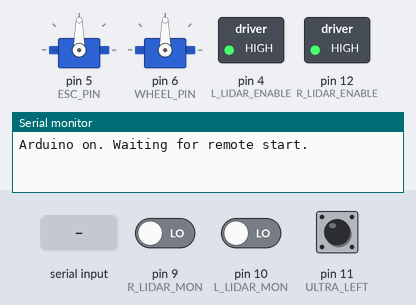
A sketch run on a simulated Arduino Uno, built with avr-gcc and run on an emulated ATmega328P. Shown: 2 × servo, switched loads named in the sketch (green lamp = pin HIGH), the last lines printed to the serial monitor. Inputs (shaded band) come from the test bench; at power-on: pin 9 (R_LIDAR_MON) LOW, pin 10 (L_LIDAR_MON) LOW, pin 11 (ULTRA_LEFT) LOW.

Above: at 1.5 s.
1.6 s: "<1>" received over the second serial link
3.6 s: "<Q>" received over the second serial link
At 6.3 s:
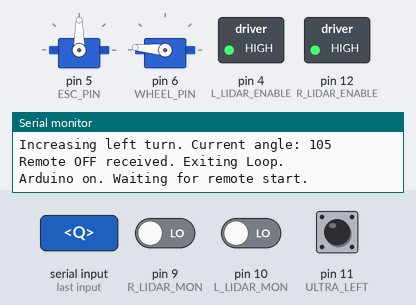
6.6 s: "1\n" received over the second serial link
9.6 s: "Q\n" received over the second serial link
At 10.19 s:
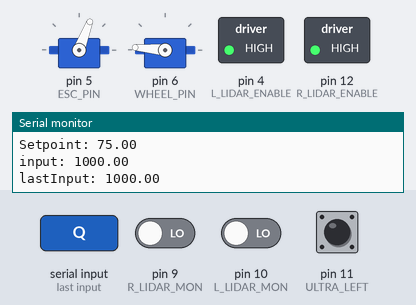
Timing chart, 0 to 12.6 s (numbered marks = the images above; inputs shaded):
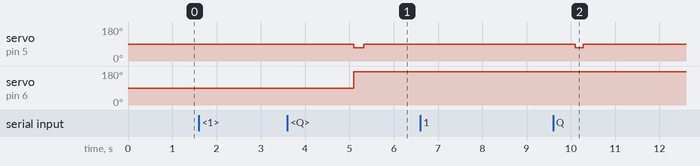

The sketch:

main_pid_controller.ino
```cpp
// Libraries
#include <SoftwareSerial.h>
#include <Servo.h>

// Servo pins
#define ESC_PIN 5
#define WHEEL_PIN 6

// Lidar pins
#define L_LIDAR_TRIG 13
#define L_LIDAR_MON 10
#define L_LIDAR_ENABLE 4
#define R_LIDAR_TRIG 8
#define R_LIDAR_MON 9
#define R_LIDAR_ENABLE 12

// Ultrasonic pins
#define ULTRA_LEFT 11
#define ULTRA_RIGHT 7 // 7

////////////////////////////////////////////////////////////////////////////////////////////////////////////////
//  GLOBAL VARS    GLOBAL VARS    GLOBAL VARS    GLOBAL VARS    GLOBAL VARS    GLOBAL VARS    GLOBAL VARS
////////////////////////////////////////////////////////////////////////////////////////////////////////////////

// Set these
//const double minHallWidthInFt = 0;  // 5
//const int padding = 50;

// Remote
SoftwareSerial XBee(2,3); // RX, TX
int Start = 0;

// Servo global variables
Servo wheels;
Servo esc;

// Lidar readings
unsigned long lidar_L, lidar_R;
double leftDistance, rightDistance;

// Ultrasonic global variables
int objectDetected = 0;

// PID global variables
unsigned long lastTime;
double input, output, setpoint;
double error, errSum, lastInput;
double kp, ki, kd;
int sampleTime = 10; // 20ms    (check lidar maximum sample time)

// Movement
int minHallWidth;
int sign;
int Angle;
int Speed;
int elevator = 0;

// corner variables
int cornerBins[4] = {1, 6, 11, 18};
int binNum = 0;

// Manual controls
int driveMode = 0; // 0 for autonomous, 1 for manual (toggled with manualToggle)
int stopToggle = 0; // 0 for stopped, 1 for not stopped
int manualSpeed = 90;
int manualAngle = 90;
const char manualToggle = 'T';
const char manualIncreaseSpeed = 'U';
const char manualDecreaseSpeed = 'D'; // also works to reverse
const char manualLeftTurn = '<';
const char manualRightTurn = '>';
const char manualCenter = 'C';
const char manualStopToggle = 'S';


int turnCount = 0;


////////////////////////////////////////////////////////////////////////////////////////////////////////////////
//  PRINT    PRINT    PRINT    PRINT    PRINT    PRINT    PRINT    PRINT    PRINT    PRINT    PRINT    PRINT
////////////////////////////////////////////////////////////////////////////////////////////////////////////////

void Print() {
  // Lidars
  Serial.print("Left: ");
  Serial.print(leftDistance);
  Serial.print("cm       ");
  Serial.print("Right: ");
  Serial.print(rightDistance);
  Serial.println("cm");
  // PID
  Serial.print("turnCount: ");
  Serial.println(turnCount);
  Serial.print("Setpoint: ");
  Serial.println(setpoint);
  Serial.print("input: ");
  Serial.println(input);
  Serial.print("lastInput: ");
  Serial.println(lastInput);
  Serial.print("error: ");
  Serial.println(error);
  Serial.print("errSum: ");
  Serial.println(errSum);
  Serial.print("output: ");
  Serial.println(output);
  Serial.print("sign: ");
  Serial.println(sign);
  // Set values
  Serial.print("Speed: ");
  Serial.println(Speed);
  Serial.print("Angle: ");
  Serial.println(Angle);
  if (Angle < 90)
    Serial.println("RIGHT turn");
  else
    Serial.println("LEFT turn");
  Serial.println("\n");
}

////////////////////////////////////////////////////////////////////////////////////////////////////////////////
//  AUXILIARY FUNCTIONS    AUXILIARY FUNCTIONS    AUXILIARY FUNCTIONS    AUXILIARY FUNCTIONS
////////////////////////////////////////////////////////////////////////////////////////////////////////////////

/*
void SetHall()
{
  if (minHallWidthInFt != 0)
   minHallWidth = int(minHallWidthInFt / 0.032808);
  else if (minHallWidthInFt == 0){
    Serial.println("Looking at lidar distances to determine hall width.");
    PollLidars();
    Serial.print("Left: ");
    Serial.print(leftDistance);
    Serial.print("cm       ");
    Serial.print("Right: ");
    Serial.print(rightDistance);
    Serial.println("cm");
    Serial.println((leftDistance + rightDistance + 5) / 2);

    minHallWidth = (leftDistance + rightDistance + 5) / 2;
    // hardcode for now
    minHallWidth = 87;
  }
  else
    Serial.println("\nDEBUG\n");
}

void signMultiplier()
{
    char m = minSide();
    if (m == 'L')
      sign = -1;
    else
      sign = 1;
}

char minSide()
{
  if (leftDistance < rightDistance)
    return 'L';
   else
    return 'R';
}

int farWalls()
{
  if ((leftDistance > 200) && (rightDistance > 200))
    return 3;
  else if ((leftDistance > 150) && (rightDistance > 150))
    return 2;
  else if ((leftDistance > 100) && (rightDistance > 100))
    return 1;
  else
    return 0;
}


bool all_are(char* i_begin, size_t sz, char x)
{
  for (int i = 0; i < queueSize; i++) {
    if (i_begin[i] != x)
      return false;
  }
  return true;

  //  const int* i_end = i_begin + sz;
 //   for(; i_begin != i_end; ++i_begin)
 //       if(*i_begin != x) return false;
//    return true;
}
*/

////////////////////////////////////////////////////////////////////////////////////////////////////////////////
//  SETPOINT/INPUT/SPEED
////////////////////////////////////////////////////////////////////////////////////////////////////////////////

void AdjustSetpoint()
{


  if (!elevator)
    setpoint = 75;


/*
  if (leftDistance > 150) { // corner turn
    esc.write(90);
    setpoint = 25.55;
  }
   // no walls
  else if ((leftDistance >= 150) && (rightDistance >= 150))
    setpoint = 0;
  // two walls (center)
  else if ((leftDistance < 150) && (rightDistance < 150))
    setpoint = (leftDistance+rightDistance)/2; // middle distance
  // one wall (follow wall)
  else
    setpoint = (minHallWidth + padding) / 2; // cm

  */
}

void AdjustInput()
{


   if (((rightDistance > 100) || (rightDistance <= 1)) && (turnCount == 1)) {
    input = leftDistance;
    turnCount++; // testingthis
    Serial.println("\n\nSWITCHING FROM RIGHT WALL!\n\n");
   }
   else if (turnCount == 1) {
    input = rightDistance;
    Serial.println("\ninput is rightDistance\n");
   }
   else if (leftDistance <= 1)
    input = 1000;
   else
    input = leftDistance;

/*
  if (setpoint == 0)
    input = 0;
  // one wall
  else if (setpoint == (minHallWidth + padding) / 2) {
    // set input to shorter side
    char s = minSide();
    if (s == 'L')
      input = leftDistance;
    else
      input = rightDistance;
  }
  // two walls
  else if (setpoint == (leftDistance+rightDistance)/2) {
        char s = minSide();
    if (s == 'L')
      input = leftDistance;
    else
      input = rightDistance;
  }
  */

}

////////////////////////////////////////////////////////////////////////////////////////////////////////////////
//  PID    PID    PID    PID    PID    PID    PID    PID    PID    PID    PID    PID    PID    PID    PID    PID
////////////////////////////////////////////////////////////////////////////////////////////////////////////////

void SetTunings(double Kp, double Ki, double Kd)
{
   double sampleTimeInSec = ((double)sampleTime)/1000;
   kp = Kp;
   ki = Ki * sampleTimeInSec;
   kd = Kd / sampleTimeInSec;
}

void SetsampleTime(int NewsampleTime)
{
   if (NewsampleTime > 0)
   {
      double ratio  = (double)NewsampleTime / (double)sampleTime;
      ki *= ratio;
      kd /= ratio;
      sampleTime = (unsigned long)NewsampleTime;
   }
}

void Compute()
{
   unsigned long now = millis();
   int timeChange = (now - lastTime);
   if(timeChange>=sampleTime)
   {
      /*Compute all the working error variables*/
      error = setpoint - input;

      /*
      Serial.print("debug: setpoint: ");
      Serial.println(setpoint);
      Serial.print("debug: input: ");
      Serial.println(input);
      Serial.print("debug: error: ");
      Serial.println(error);
      */

      errSum += error;
      double dInput = (input - lastInput);

      /*Compute PID output*/
      output = kp * error + ki * errSum - kd * dInput;
      if ((input == 0) && (setpoint == 0)) // no walls, go straight
        output = 0;

      /*Remember some variables for next time*/
      lastInput = input;
      lastTime = now;
   }
}

////////////////////////////////////////////////////////////////////////////////////////////////////////////////
// MOVE   MOVE   MOVE   MOVE   MOVE   MOVE   MOVE   MOVE   MOVE   MOVE   MOVE   MOVE   MOVE   MOVE   MOVE   MOVE
////////////////////////////////////////////////////////////////////////////////////////////////////////////////

void Move() {
  double limitedOutput;
  //signMultiplier();


  if (abs(output) >= 85)
    limitedOutput = 85 * ((output > 0) - (output < 0));
  else limitedOutput = output;

  //Angle = 90 + sign*limitedOutput;

    if ((input == leftDistance) || (input == 1000))
      Angle = 90 - limitedOutput;
    else
      Angle = 90 + limitedOutput;


  if (elevator)
    wheels.write(90);
  else if (((leftDistance > 350) || (leftDistance <= 1)) && (input == leftDistance)) {
    turnCount++;
    Serial.println("\nFIRST TURN!!!!!!!!!");
    Serial.println("FIRST TURN!!!!!!!!!");
    Serial.println("FIRST TURN!!!!!!!!!");
    Serial.println("FIRST TURN!!!!!!!!!");
    Serial.println("FIRST TURN!!!!!!!!!");
    Serial.println("FIRST TURN!!!!!!!!!");
    Serial.println("FIRST TURN!!!!!!!!!");
    Serial.println("FIRST TURN!!!!!!!!!\n");
    TurnCorner();


    //wheels.write(180);
    }
  else
    wheels.write(Angle);

  if (!objectDetected)
    Forward();
    /*
  else // try this out
  {

    Angle = -Angle;
    wheels.write(Angle);
    esc.write(110);
    delay(2000);
  } */
}
////////////////////////////////////////////////////////////////////////////////////////////////////////////////
// FORWARD/REVERSE   FORWARD/REVERSE   FORWARD/REVERSE   FORWARD/REVERSE   FORWARD/REVERSE   FORWARD/REVERSE

void Forward()
{
  /*
  if (error < 10)
    Speed = 60;
  else if (error < 20)
    Speed = 65;
  else if (error < 30)
    Speed = 70;
  else
    Speed = 75;
  */
  Speed = 69;   //71
  esc.write(Speed);

  /*
  // change this a bit later
   if (setpoint == 25.55) {
     Speed = 66;
   }

   else if ((Angle > 70) && (Angle < 110) && (leftDistance > 48) && (rightDistance > 48))
    Speed = 55; //
   else
    Speed = 58;    // 58
  esc.write(Speed);
  */
}

////////////////////////////////////////////////////////////////////////////////////////////////////////////////
//  LIDARS    LIDARS    LIDARS    LIDARS    LIDARS    LIDARS    LIDARS    LIDARS    LIDARS    LIDARS    LIDARS
////////////////////////////////////////////////////////////////////////////////////////////////////////////////

void PollLidars()
{
  lidar_L = pulseIn(L_LIDAR_MON, HIGH) / 10; // 10usec = 1 cm of distance for LIDAR-Lite
  lidar_R = pulseIn(R_LIDAR_MON, HIGH) / 10;
  leftDistance = double(lidar_L);
  rightDistance = double(lidar_R);
}

////////////////////////////////////////////////////////////////////////////////////////////////////////////////
//  ULTRASONIC    ULTRASONIC    ULTRASONIC    ULTRASONIC    ULTRASONIC    ULTRASONIC    ULTRASONIC    ULTRASONIC
////////////////////////////////////////////////////////////////////////////////////////////////////////////////

void PollUltrasonic()
{
  if(digitalRead(ULTRA_LEFT) && digitalRead(ULTRA_RIGHT)) {
    esc.write(90);
    objectDetected = 1;
    Serial.println("\n\n  STOPPING!\n  STOPPING!\n  STOPPING!\n\n");
  }
  else
    objectDetected = 0;
}

////////////////////////////////////////////////////////////////////////////////////////////////////////////////
//  ON/OFF    ON/OFF    ON/OFF    ON/OFF    ON/OFF    ON/OFF    ON/OFF    ON/OFF    ON/OFF    ON/OFF    ON/OFF
////////////////////////////////////////////////////////////////////////////////////////////////////////////////

void CheckOn()
{
  char r;
  String incomingData;
  if (XBee.available()) {
  do {
    r = XBee.read();
    incomingData += r;
  }
  while (r != -1);
  incomingData = incomingData.substring(0,incomingData.length() - 1);
  }

  // Check data for server shutdown signal while awaiting handshake
  for (int i=0;i<incomingData.length();i++) {
    // Quit command received
    if (incomingData[i] == '1') {
      Serial.println("Remote ON received. Calibrating ESC.");
      Start = 1;
    }
  }
}

void CheckSignals()
{
  char r;
  String incomingData;

  do {
    r = XBee.read();
    incomingData += r;
  }
  while (r != -1);
  incomingData = incomingData.substring(0,incomingData.length() - 1);


  // Check data for server shutdown signal while awaiting handshake
  for (int i=0;i<incomingData.length();i++) {
    // Quit command received
    if (incomingData[i] == 'Q') {
      Serial.println();
      Serial.println("Remote OFF received. Exiting Loop.");
      Serial.println();
      esc.write(90);
      Start = 0;
      objectDetected = 0;
      binNum = 0;
      driveMode = 0;
      stopToggle = 0;
      manualSpeed = 90;
      manualAngle = 90;
      turnCount = 0;
      delay(250);
      setup();
    }
    else if (incomingData[i] == manualToggle) {
      driveMode = !driveMode;
      manualSpeed = 90;
      manualAngle = 90;
      stopToggle = 0;
      Serial.print("\nToggling auto/manual modes. Current mode: ");
      Serial.println(driveMode);
      Serial.println();
    }
    else if (incomingData[i] == manualStopToggle) {
        stopToggle = !stopToggle;
        Serial.print("\nToggling start/stop. Current mode: ");
        Serial.println(stopToggle);
        Serial.println();
    }
    else if (incomingData[i] == manualIncreaseSpeed) {
        manualSpeed -= 5;
        Serial.print("\nIncreasing speed. Current speed: ");
        Serial.println(manualSpeed);
        Serial.println();
    }
    else if (incomingData[i] == manualDecreaseSpeed) {
        manualSpeed += 5;
        Serial.print("\nDecreasing speed. Current speed: ");
        Serial.println(manualSpeed);
        Serial.println();
    }
    else if (incomingData[i] == manualLeftTurn) {
        manualAngle += 15;
        Serial.print("\nIncreasing left turn. Current angle: ");
        Serial.println(manualAngle);
        Serial.println();
    }
    else if (incomingData[i] == manualRightTurn) {
        manualAngle -= 15;
        Serial.print("\nIncreasing right turn. Current angle: ");
        Serial.println(manualAngle);
        Serial.println();
    }
    else if (incomingData[i] == manualCenter) {
        manualAngle = 90;
        Serial.print("\nCentering wheels. Current angle: ");
        Serial.println(manualAngle);
        Serial.println();
    }

  }
}


////////////////////////////////////////////////////////////////////////////////////////////////////////////////
//  CORNERS    CORNERS    CORNERS    CORNERS    CORNERS    CORNERS    CORNERS    CORNERS    CORNERS    CORNERS
////////////////////////////////////////////////////////////////////////////////////////////////////////////////
/*
int CheckCorners()
{
  int inCorner;
  if ((binNum != cornerBins[0]) && (binNum != cornerBins[1])
      && (binNum != cornerBins[2]) && (binNum != cornerBins[3]))
    inCorner = 0;
  else
    inCorner = 1;
  return inCorner;
}
*/
void TurnCorner() {

  wheels.write(175);
  esc.write(69);
  delay(3000);

}
////////////////////////////////////////////////////////////////////////////////////////////////////////////////
//  SETUP    SETUP    SETUP    SETUP    SETUP    SETUP    SETUP    SETUP    SETUP    SETUP    SETUP    SETUP
////////////////////////////////////////////////////////////////////////////////////////////////////////////////

void setup()
{
  // Serial monitor
  Serial.begin(9600);

  // Xbee start
  XBee.begin(9600);

  // Servo attach
  esc.attach(ESC_PIN);
  wheels.attach(WHEEL_PIN);

  // Remote start
  for (int i = 0; i < 100; i++)
  Serial.println();
  Serial.println("Arduino on. Waiting for remote start.\n");

  // Servo calibration
  //delay(100);
  esc.write(90); // neutral
  delay(500);

  //Left lidar
  pinMode(L_LIDAR_TRIG, OUTPUT);
  pinMode(L_LIDAR_MON, INPUT);
  pinMode(L_LIDAR_ENABLE, OUTPUT);
  digitalWrite(L_LIDAR_ENABLE, HIGH); //Turn sensor on
  digitalWrite(L_LIDAR_TRIG, LOW); // Set trigger LOW for continuous read

  // Right lidar
  pinMode(R_LIDAR_TRIG, OUTPUT);
  pinMode(R_LIDAR_MON, INPUT);
  pinMode(R_LIDAR_ENABLE, OUTPUT);
  digitalWrite(R_LIDAR_ENABLE, HIGH); //Turn sensor on
  digitalWrite(R_LIDAR_TRIG, LOW); // Set trigger LOW for continuous read

  // Ultrasonics
  pinMode(ULTRA_LEFT, INPUT);
  pinMode(ULTRA_RIGHT, INPUT);

  // initialize PID variables
  SetTunings(0.65,0.0,0.02);
  SetsampleTime(10);

    while (!Start) {
    CheckOn();
  }
  delay(500);

  // Corresponds to follow distance if not two walls
  // Should probably add option for dynamic adjustment in beginning
  //SetHall();

  Serial.print("Minimum hall width: ");
  Serial.print(minHallWidth);
  Serial.println("cm");
  Serial.println("Starting...");
  Serial.println("\n");
  delay(1000);
}

////////////////////////////////////////////////////////////////////////////////////////////////////////////////
//  MAIN    MAIN    MAIN    MAIN    MAIN    MAIN    MAIN    MAIN    MAIN    MAIN    MAIN    MAIN    MAIN    MAIN
////////////////////////////////////////////////////////////////////////////////////////////////////////////////

void loop()
{

  // incoming data
  if (XBee.available())
    CheckSignals();
  else
  {
      // autonomous driving
      if (driveMode == 0) {
        // forward collision detection
         PollUltrasonic();
          // Moving
          PollLidars();
          AdjustSetpoint();
          AdjustInput();
          Compute();
          Move();
          // Serial Monitor
          Print();

      }
      // manual driving
      else // driveMode == 1
      {
        if (!stopToggle) {
          esc.write(manualSpeed);
          wheels.write(manualAngle);
        }
        else
          esc.write(90);

      }

  }
}
```
